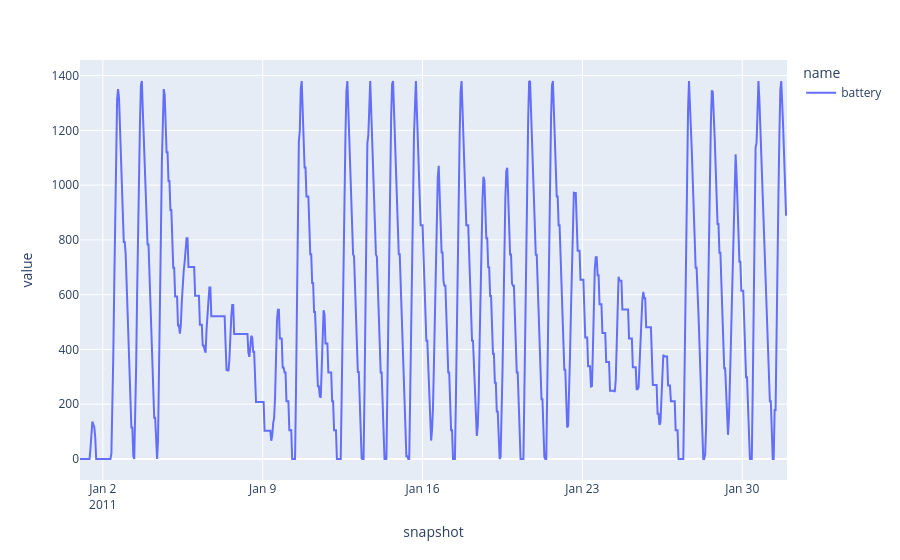

Notebook code for this chart:
### Markdown cell above
To access and plot the state of charge profile of the battery for January, run

### Code cell
n.stores_t.e.loc["2011-01"].plot(backend="plotly")

### Figure 1 — Plotly figure (JSON) as saved in the notebook; plotly's stock layout.template omitted (floating-point values rounded to 4 significant figures; data arrays with more than 128 entries replaced by an {"elided": "..."} marker saying what was removed)
{"data": [{"hovertemplate": "name=battery<br>snapshot=%{x}<br>value=%{y}<extra></extra>", "legendgroup": "battery", "line": {"color": "#636efa", "dash": "solid"}, "marker": {"symbol": "circle"}, "mode": "lines", "name": "battery", "orientation": "v", "showlegend": true, "type": "scatter", "x": {"elided": "744 str values"}, "xaxis": "x", "y": {"elided": "744 float values"}, "yaxis": "y"}], "layout": {"legend": {"title": {"text": "name"}, "tracegroupgap": 0}, "margin": {"t": 60}, "xaxis": {"anchor": "y", "domain": [0.0, 1.0], "title": {"text": "snapshot"}}, "yaxis": {"anchor": "x", "domain": [0.0, 1.0], "title": {"text": "value"}}}}
